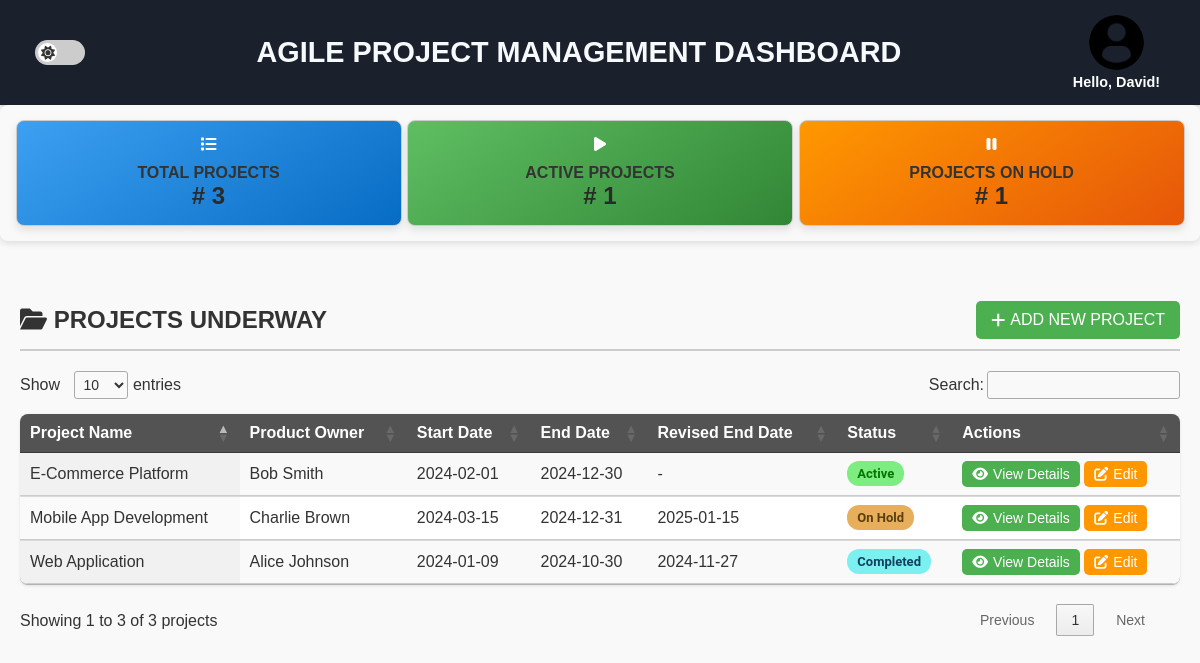
The page / on the database its author committed.
### tables this page shows
CREATE TABLE ProjectInfo (
    ProjectID INT PRIMARY KEY,
    ProjectName VARCHAR(100),
    ProductOwnerID INT,
    StartDate DATE,
    EndDate DATE,
    RevisedEndDate DATE,
    Status VARCHAR(50),
    FOREIGN KEY (ProductOwnerID) REFERENCES ProductOwner(ProductOwnerID)
);

CREATE TABLE ProductOwner (
    ProductOwnerID INT PRIMARY KEY,
    Name VARCHAR(100),
    Email VARCHAR(100),
    ContactNumber VARCHAR(20)
);

### app.py (the view)
@app.route('/')
def dashboard():
    db = get_db()
    total_projects = db.execute('SELECT COUNT(*) FROM ProjectInfo').fetchone()[0]
    active_projects = db.execute("SELECT COUNT(*) FROM ProjectInfo WHERE Status = 'Active'").fetchone()[0]
    on_hold_projects = db.execute("SELECT COUNT(*) FROM ProjectInfo WHERE Status = 'On Hold'").fetchone()[0]
    stats = {
        "total_projects": total_projects,
        "active_projects": active_projects,
        "on_hold_projects": on_hold_projects,
    }
    projects = db.execute('''
        SELECT p.ProjectID, p.ProjectName, p.StartDate, p.EndDate, p.RevisedEndDate, p.Status, po.Name
        FROM ProjectInfo p
        JOIN ProductOwner po ON p.ProductOwnerID = po.ProductOwnerID
    ''').fetchall()
    return render_template('dashboard.html', projects=projects, stats=stats)

### app.py (called while the page is built)
def get_db():
    db = getattr(g, '_database', None)
    if db is None:
        db = g._database = sqlite3.connect(DATABASE)
        db.row_factory = sqlite3.Row  # Enable dict-like access to rows
    return db

@app.teardown_appcontext
def close_connection(exception):
    db = getattr(g, '_database', None)
    if db is not None:
        db.close()

### templates/dashboard.html (shortened to what this page needs)
<!DOCTYPE html>
<html lang="en">
<head>
    <link rel="stylesheet" href="/static/dashboard.css">
    <link href="https://cdnjs.cloudflare.com/ajax/libs/font-awesome/6.0.0-beta3/css/all.min.css" rel="stylesheet">
    <link rel="stylesheet" href="https://cdn.datatables.net/1.13.6/css/jquery.dataTables.min.css">
</head>
<body>
    <header>
        <div id="header-content">
            <label class="theme-toggle">
                <span class="slider">
                    <i class="fas fa-sun sun-icon"></i>
                </span>
            </label>
            <h1>AGILE PROJECT MANAGEMENT DASHBOARD</h1>
            <div id="logo-section">
                <a href="/">
                    <img id="logo" src="/static/profile-user.png" alt="User Logo">
                </a>
                <div id="user-greeting">Hello, David!</div>
            </div>
        </div>
    </header>
    <section id="stats">
        <div class="stat total-projects">
            <i class="fas fa-list"></i><br>
            TOTAL PROJECTS<br><span># {{ stats.total_projects }}</span>
        </div>
        <div class="stat active-projects">
            <i class="fas fa-play"></i><br>
            ACTIVE PROJECTS<br><span># {{ stats.active_projects }}</span>
        </div>
        <div class="stat on-hold-projects">
            <i class="fas fa-pause"></i><br>
            PROJECTS ON HOLD<br><span># {{ stats.on_hold_projects }}</span>
        </div>
    </section>
    <section id="projects-table">
        <h2>
            <span class="icon-text">
                <i class="fas fa-folder-open"></i> PROJECTS UNDERWAY
            </span>
            <button id="add-project-button">
                <i class="fas fa-plus"></i> ADD NEW PROJECT
            </button>
        </h2>
        <table id="projectsTable" class="display">
            <thead>
                <tr>
                    <th>Project Name</th>
                    <th>Product Owner</th>
                    <th>Start Date</th>
                    <th>End Date</th>
                    <th>Revised End Date</th>
                    <th>Status</th>
                    <th>Actions</th>
                </tr>
            </thead>
            <tbody>
                {% for project in projects %}
                <tr>
                    <td>{{ project.ProjectName }}</td>
                    <td>{{ project.Name }}</td>
                    <td>{{ project.StartDate }}</td>
                    <td>{{ project.EndDate }}</td>
                    <td>{{ project.RevisedEndDate or ' - ' }}</td>
                    <td>
                        <span class="status-badge
                            {% if project.Status == 'Active' %}status-active{% elif project.Status == 'On Hold' %}status-hold{% elif project.Status == 'Completed' %}status-completed{% endif %}">
                            {{ project.Status }}
                        </span>
                    </td>
                    <td>
                        <a href="/project/{{ project.ProjectID }}" class="action-button view">
                            <i class="fas fa-eye"></i> View Details
                        </a>
                        <a href="/project/edit/{{ project.ProjectID }}" class="action-button edit">
                            <i class="fas fa-edit"></i> Edit
                        </a>
                    </td>
                </tr>
                {% endfor %}
            </tbody>
        </table>
    </section>
</body>
</html>

### rows shown on the page
ProjectInfo: ProjectName "Web Application", Name "Alice Johnson", StartDate "2024-01-09", EndDate "2024-10-30", RevisedEndDate "2024-11-27", Status "Completed"
ProjectInfo: ProjectName "E-Commerce Platform", Name "Bob Smith", StartDate "2024-02-01", EndDate "2024-12-30", RevisedEndDate "-", Status "Active"
ProjectInfo: ProjectName "Mobile App Development", Name "Charlie Brown", StartDate "2024-03-15", EndDate "2024-12-31", RevisedEndDate "2025-01-15", Status "On Hold"

### other values the page prints
{{ stats.total_projects }} "3"
{{ stats.active_projects }} "1"
{{ stats.on_hold_projects }} "1"
